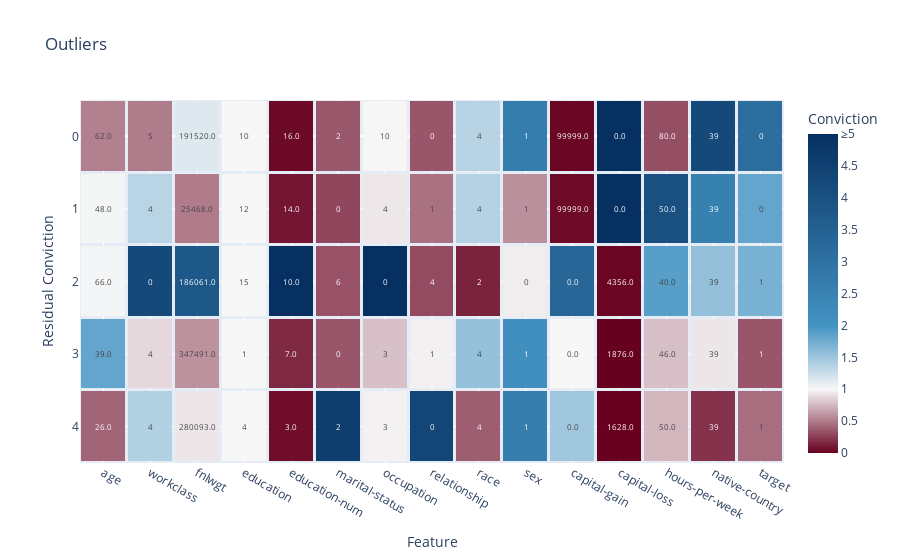

The notebook cell this image was saved under:
### Code cell
fig = plot_anomalies(outliers, case_feature_residual_convictions, title="Outliers", yaxis_title="Residual Conviction")
fig.show(width=1750, height=750)

### Figure 1 — Plotly figure (JSON) as saved in the notebook; plotly's stock layout.template omitted (floating-point values rounded to 4 significant figures)
{"data": [{"coloraxis": "coloraxis", "hovertemplate": "Conviction=%{z}", "name": "Outliers", "text": [["62.0", "5", "191520.0", "10", "16.0", "2", "10", "0", "4", "1", "99999.0", "0.0", "80.0", "39", "0", "0.018421121336607785", "960", "b79b737f-0646-489a-9509-21c6289d51ff", "516.5838099919704", "outlier"], ["48.0", "4", "25468.0", "12", "14.0", "0", "4", "1", "4", "1", "99999.0", "0.0", "50.0", "39", "0", "0.02086730182084601", "961", "b79b737f-0646-489a-9509-21c6289d51ff", "462.440963304522", "outlier"], ["66.0", "0", "186061.0", "15", "10.0", "6", "0", "4", "2", "0", "0.0", "4356.0", "40.0", "39", "1", "0.024540211960141552", "485", "b79b737f-0646-489a-9509-21c6289d51ff", "404.25875828471317", "outlier"], ["39.0", "4", "347491.0", "1", "7.0", "0", "3", "1", "4", "1", "0.0", "1876.0", "46.0", "39", "1", "0.0340932952519964", "160", "b79b737f-0646-489a-9509-21c6289d51ff", "307.1910109344831", "outlier"], ["26.0", "4", "280093.0", "4", "3.0", "2", "3", "0", "4", "1", "0.0", "1628.0", "50.0", "39", "1", "0.03657165738609049", "605", "b79b737f-0646-489a-9509-21c6289d51ff", "290.0725182460754", "outlier"]], "texttemplate": "%{text}", "type": "heatmap", "x": ["age", "workclass", "fnlwgt", "education", "education-num", "marital-status", "occupation", "relationship", "race", "sex", "capital-gain", "capital-loss", "hours-per-week", "native-country", "target"], "xgap": 3, "y": [0, 1, 2, 3, 4], "ygap": 3, "z": [[0.519, 0.502, 1.147, 1.0, 0.03443, 0.3547, 1.006, 0.3485, 1.358, 2.673, 0.02663, 43.07, 0.3203, 4.255, 3.12], [1.015, 1.345, 0.504, 1.0, 0.09065, 0.2851, 0.9345, 0.4573, 1.372, 0.5844, 0.03885, 21.29, 4.018, 2.56, 1.816], [1.017, 4.247, 3.777, 1.0, 59.55, 0.3326, 5.612, 0.3035, 0.1368, 0.9596, 3.378, 0.02417, 1.889, 1.551, 1.698], [1.815, 0.8733, 0.5895, 1.0, 0.1656, 0.3465, 0.7778, 0.9726, 1.542, 2.112, 1.0, 0.003453, 0.7715, 0.932, 0.3484], [0.4068, 1.383, 0.9326, 1.0, 0.05434, 4.59, 0.9764, 4.322, 0.3805, 2.649, 1.476, 0.005316, 0.7412, 0.2065, 0.4451]]}], "layout": {"coloraxis": {"cmax": 5, "cmin": 0, "colorbar": {"ticktext": ["0", "0.5", "1", "1.5", "2", "2.5", "3", "3.5", "4", "4.5", "≥5"], "tickvals": [0, 0.5, 1, 1.5, 2, 2.5, 3, 3.5, 4, 4.5, 5], "title": {"text": "Conviction"}}, "colorscale": [[0, "rgb(103,0,31)"], [0.2, "rgb(247, 247, 247)"], [0.4, "rgb(67,147,195)"], [1, "rgb(5,48,97)"]]}, "title": {"text": "Outliers"}, "xaxis": {"anchor": "y", "domain": [0, 1], "title": {"text": "Feature"}}, "yaxis": {"anchor": "x", "autorange": "reversed", "domain": [0, 1], "title": {"text": "Residual Conviction"}}}}
